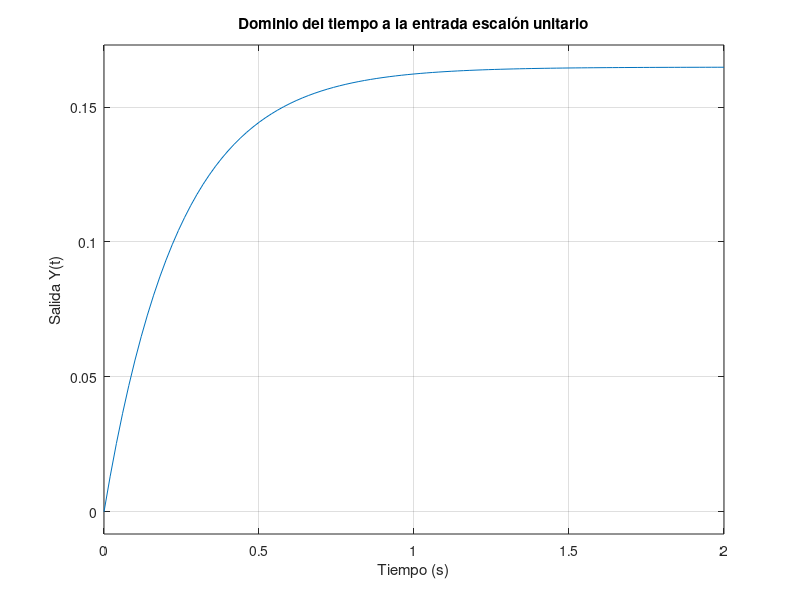

Recreate this plot in MATLAB.
% Codigo 1
clc; clear; close all;

% Definir la variable de Laplace
 s = tf('s');

% Definir las funciones de transferencia dadas en la imagen
 G = tf([11] , [1 4]);
 H = tf([1] , [4]);
 K = 1 / 16;
 

%% Paso 1: Combinación de G y K en serie
GK = series(K,G) ; % Multiplicación de bloques en serie

%% Paso 2: Simplificación de la malla de retroalimentación con H
% Aplicar la fórmula de realimentación negativa: Geq = G / (1 + G*H)
G_final = feedback(GK, H); % Retroalimentación negativa con H

% Mostrar la función de transferencia final
disp('La función de transferencia final Y(s)/U(s) es:');
G_final

% Respuesta al escalón unitario
step(G_final)
title('Dominio del tiempo a la entrada escalón unitario')
xlabel('Tiempo (s)')
ylabel('Salida Y(t)')
grid on